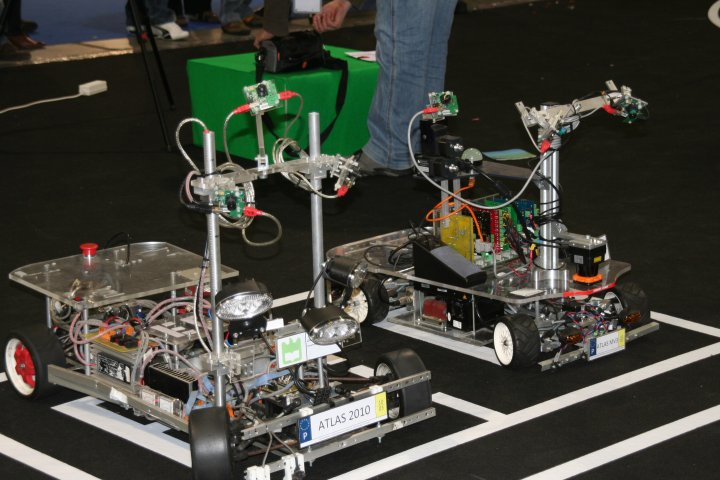
#> input picture Aula5/Ex2/atlas2000_e_atlasmv.png, 720 x 480 px
$ python maind.py
#> lines starting #> are read from the running program, lines starting #| are printed output that depends on the picture; after the words box and inside, x2 and y2 are one past the last pixel; in counts of white or black regions, pixels touching at a corner belong together
#!/usr/bin/env python

import cv2 as cv
import numpy as np


def main():
    # import the original image and show it
    original_image = cv.imread('atlas2000_e_atlasmv.png', 1)
#> original_image is the input picture: shape (480, 720, 3); mean B, G, R 57.3, 65.9, 65.2
    cv.imshow('original image', original_image)

    # split the channels of the image
    (B, G, R) = cv.split(original_image)
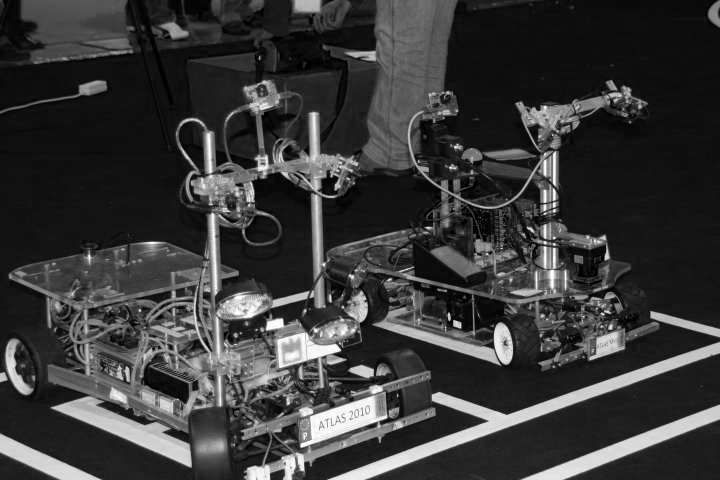
#> B: shape (480, 720); min 0, max 255, mean 57.3
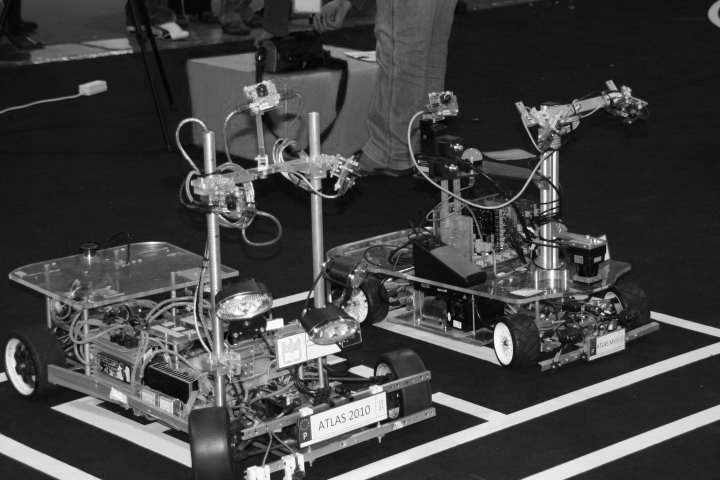
#> G: shape (480, 720); min 0, max 255, mean 65.9
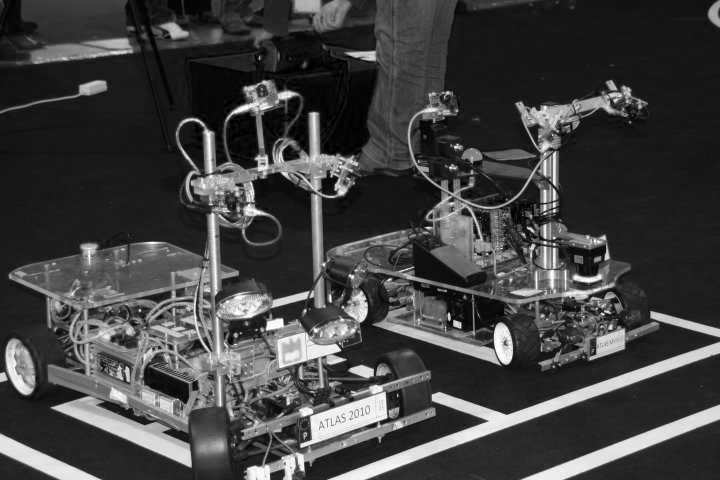
#> R: shape (480, 720); min 0, max 255, mean 65.2
    print(B.shape)
#| (480, 720)
    # output(480, 720) only 1 channel

    # mask the green box with RGB segmentation
    lower_thresh = np.array([0, 65, 0])
    upper_thresh = np.array([50, 255, 50])

    # inRange uses the original_image and 2 threshold values
    mask_green_box = cv.inRange \
        (original_image, lower_thresh, upper_thresh)
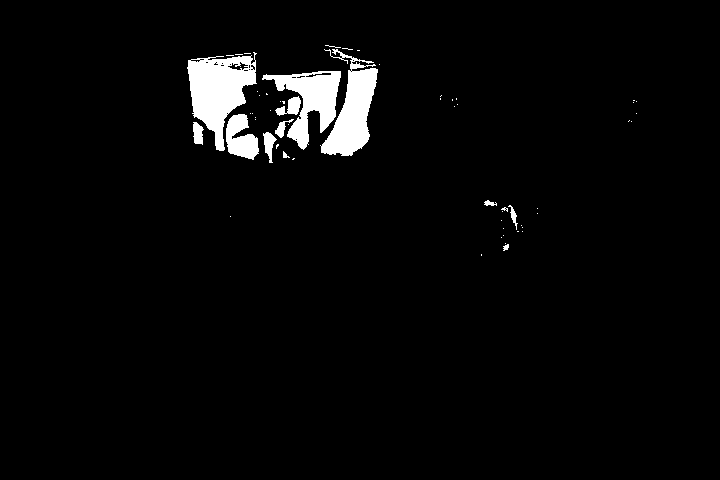
#> mask_green_box: shape (480, 720); 3.3% white; 59 white regions (47 under 20 px), largest, box (x1, y1, x2, y2) and area: (187, 52, 257, 151) 3677, (320, 49, 378, 156) 2938, (262, 71, 341, 150) 2585
    cv.imshow('mask_green_box', mask_green_box)

    # use mask to print on the original image
    green_box_image = cv.bitwise_and \
        (original_image, original_image, mask=mask_green_box)
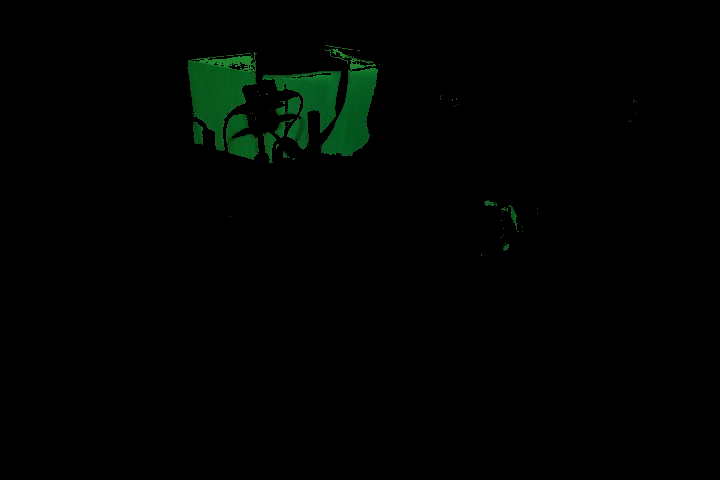
#> green_box_image: shape (480, 720, 3); mean B, G, R 1.1, 3, 0.4
    cv.imshow('green_box_image', green_box_image)

    cv.waitKey(0)
    cv.destroyAllWindows()


if __name__ == "__main__":
    main()
